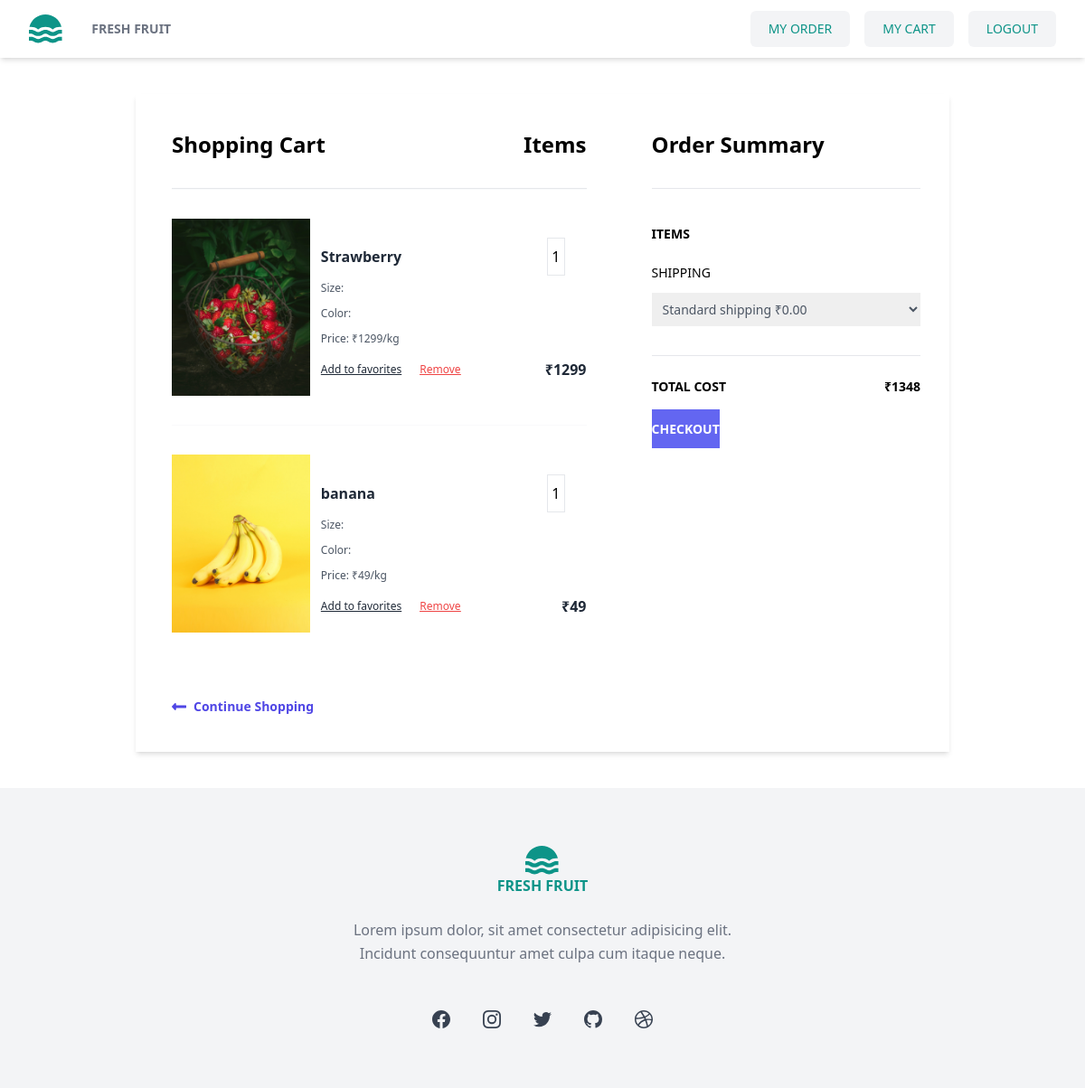
/cartsummary (signed in), run on the app's committed database.
### store/models.py (models this page shows, shortened)
class BaseModel(models.Model):
    created_date=models.DateTimeField(auto_now_add=True)
    updated_date=models.DateTimeField(auto_now=True)
    is_active=models.BooleanField(default=True)

class BasketItem(BaseModel):
    product_object=models.ForeignKey(Product,on_delete=models.CASCADE)
    quantity=models.PositiveIntegerField(default=1)
    is_order_placed=models.BooleanField(default=False)
    basket_object=models.ForeignKey(Basket,on_delete=models.CASCADE,related_name="cart_item")
    @property
    def item_total(self):
        return self.product_object.price*self.quantity

class Product(BaseModel):
    title=models.CharField(max_length=200)
    description=models.TextField()
    price=models.PositiveIntegerField()
    picture=models.ImageField(upload_to="product_images",null=True,blank=True)
    Varieties_object=models.ForeignKey(Varieties,on_delete=models.CASCADE,default=None)

### store/views.py (the view)
# urls.py: path('cartsummary',views.CartSummaryView.as_view(),name="cart-summary"),
class CartSummaryView(View):
    template_name="cart_summary.html"
    def get(self,request,*args,**kwargs):
        qs=BasketItem.objects.filter(basket_object=request.user.cart,is_order_placed=False)
        Basket_total=sum([bi.item_total for bi in qs])
        return render(request,self.template_name,{"basket_items":qs,"basket_total":Basket_total})

### store/templates/cart_summary.html (shortened to what this page needs)
{%extends 'base.html'%}
{%block main_block%}
<div class="container mx-auto mt-10 w-3/4">
    <div class="sm:flex shadow-md my-10">
      <div class="  w-full  sm:w-3/4 bg-white px-10 py-10">
        <div class="flex justify-between border-b pb-8">
          <h1 class="font-semibold text-2xl">Shopping Cart</h1>
          <h2 class="font-semibold text-2xl">Items </h2>
        </div>
        {%for bi in basket_items%}
        <div class="md:flex items-strech py-8 md:py-10 lg:py-8 border-t border-gray-50">
            <div class="md:w-4/12 2xl:w-1/4 w-full">
            {%if bi.product_object.picture%}
            <img src="{{bi.product_object.picture.url}}" alt="Black Leather Purse" class="h-full object-center object-cover md:block hidden" />
            {%else%}
            <img src="https://i.ibb.co/TTnzMTf/Rectangle-21.png" alt="Black Leather Purse" class="h-full object-center object-cover md:block hidden" />
            <img src="https://i.ibb.co/TTnzMTf/Rectangle-21.png" alt="Black Leather Purse" class="md:hidden w-full h-full object-center object-cover" />
            {%endif%}
            </div>
            <div class="md:pl-3 md:w-8/12 2xl:w-3/4 flex flex-col justify-center">
              <div class="flex items-center justify-between w-full">
                <p class="text-base font-black leading-none text-gray-800">{{bi.product_object.title}}</p>
                  <span class="py-2 px-1 border border-gray-200 mr-6 focus:outline-none">{{bi.quantity}}</span>
              </div>
              <p class="text-xs leading-3 text-gray-600 pt-2">Size: {{bi.size_object}}</p>
              <p class="text-xs leading-3 text-gray-600 py-4">Color: {{bi.product_object.color}}</p>
              <p class="w-96 text-xs leading-3 text-gray-600">Price: ₹{{bi.product_object.price}}/kg</p>
              <div class="flex items-center justify-between pt-5">
                <div class="flex itemms-center">
                  <p class="text-xs leading-3 underline text-gray-800 cursor-pointer">Add to favorites</p>
                  <p class="text-xs leading-3 underline text-red-500 pl-5 cursor-pointer"><a href="{% url 'item-remove' bi.id%}">Remove</a></p>
                </div>
                <p class="text-base font-black leading-none text-gray-800">₹{{bi.item_total}}</p>
              </div>
            </div>
          </div>
        {%endfor%}
        <a href="{% url 'products-list' %}" class="flex font-semibold text-indigo-600 text-sm mt-10">
          <svg class="fill-current mr-2 text-indigo-600 w-4" viewBox="0 0 448 512">
            <path
              d="M134.059 296H436c6.627 0 12-5.373 12-12v-56c0-6.627-5.373-12-12-12H134.059v-46.059c0-21.382-25.851-32.09-40.971-16.971L7.029 239.029c-9.373 9.373-9.373 24.569 0 33.941l86.059 86.059c15.119 15.119 40.971 4.411 40.971-16.971V296z" />
          </svg >
         Continue Shopping
        </a>
      </div>
      <div id="summary" class=" w-full   sm:w-1/4   md:w-1/2     px-8 py-10">
        <h1 class="font-semibold text-2xl border-b pb-8">Order Summary</h1>
        <div class="flex justify-between mt-10 mb-5">
          <span class="font-semibold text-sm uppercase">ITEMS</span>
        </div>
        <div>
          <label class="font-medium inline-block mb-3 text-sm uppercase">
                Shipping
              </label>
          <select class="block p-2 text-gray-600 w-full text-sm">
                <option>Standard shipping  ₹0.00</option>
              </select>
        </div>
        <div class="border-t mt-8">
          <div class="flex font-semibold justify-between py-6 text-sm uppercase">
            <span>Total cost</span>
            <span>₹{{basket_total}}</span>
          </div>
          <a  href="{%url 'place-order'%}"
          class="bg-indigo-500 font-semibold hover:bg-indigo-600 py-3 text-sm text-white uppercase w-full">
                Checkout
              </a>
        </div>
      </div>
    </div>
  </div>
{%endblock%}

### data on the page
BasketItem: product_object.picture (picture), product_object "Strawberry", quantity "1", product_object.price "1299", item_total "1299"
BasketItem: product_object.picture (picture), product_object "banana", quantity "1", product_object.price "49", item_total "49"

### other printed values
{{ basket_total }} "1348"
